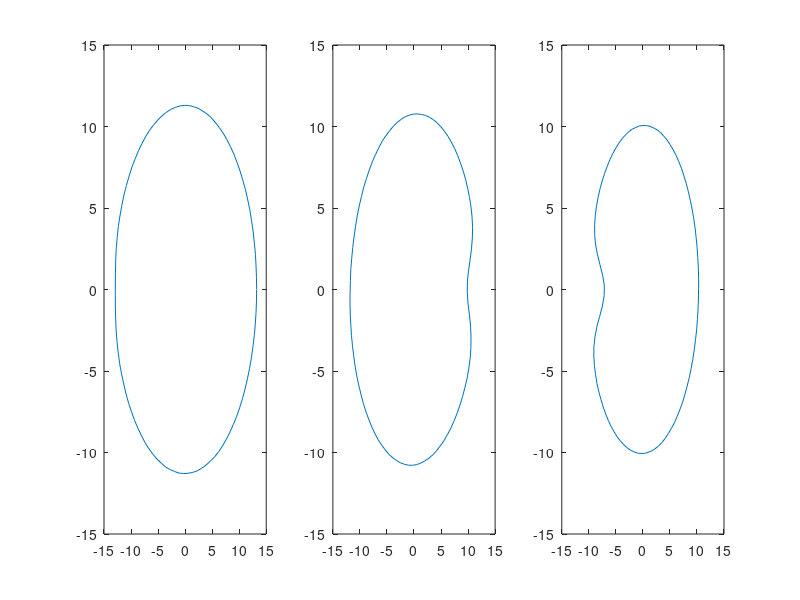

This chart was generated by the following MATLAB code: (Note: this script raises an error after producing the figure.)
% Generate realish looking stalk with synthetic data
%
% Features include 3 segments, upper segments taper, bowed segments,
% full interior, and rotated middle section.
%
% JH 8/8/2018
%
% =================== FROM DR COOK's "synthetic_stalk_sections.m" =====
% parameterized corn stalk cross-section
% Enumerating parameters:
%   - major diameter
%   - minor diameter
%   - notch depth
%   - notch width
%   - amplitude of x-asymmetry
%   - location of x-asymmetry
%   - amplitude of y-asymmetry
%   - location of y-asymmetry
%   - probably should add breadth of x and y asymmetry features.

clear
clc

theta = linspace(0,2*pi,100);
nloc = pi;
m = 1; % multiplier

% Data = [1;
%     24;
%     22.53;
%     23.3;
%     21;
%     0;
%     0;
%     41.08];

for i = 1:3
    
    %     % Basic Geometry
    %     min_diam = unifrnd(15,20);
    %     maj_diam = unifrnd(20,25);
    %    % Notch Geometry
    %     ndepth = unifrnd(0.1,0.25);
    %     nwidth = 1;
    
%     if i == 1     % Segments 1-3 (Bottom)
%         min_diam = 22.53;
%         maj_diam = 24;
%         ndepth = 0;
%         nwidth = 1;
%     elseif i == 2
%         min_diam = 24.84;
%         maj_diam = 26;
%         ndepth = .026;
%         nwidth = 1;
%     else
%         min_diam = 27.11;
%         maj_diam = 29.51;
%         ndepth = .025;
%         nwidth = 1;
%     end
%     

% DEFINE DESIRED GEOMETRY FOR EACH INTERNODE
        if i == 1
            min_diam = 22.6;
            maj_diam = 26.84;
            ndepth = 0.023;
            nwidth = 1;
        elseif i == 2
            min_diam = 21.3;
            maj_diam = 23.75;
            ndepth = .168;
            nwidth = 1;
        else
            min_diam = 19.64;
            maj_diam = 21.15;
            ndepth = .303;
            nwidth = 1;
        end
    
    
    
    min_diam = min_diam*m/2;
    maj_diam = maj_diam*m/2;
    ndepth = ndepth*m;
    
    
    % x-Asymmetry
    aAmp = unifrnd(-0.05,0.05);
    aSym = unifrnd(-pi,pi);
    
    % Random Noise
    noisex = unifrnd(-0.001,0.001,1,100);
    noisey = unifrnd(-0.001,0.001,1,100);
    
    notch = ndepth./cosh(4*(theta/nwidth-nloc)).^2;
    asymmetry = aAmp*sin(theta - aSym);
    
    x = maj_diam*(cos(theta) + noisex + notch + asymmetry);
    
    %if mod(i,2) == 0, x = x*-1; end
    
    % y-Asymmetry
    aAmp = unifrnd(-0.05,0.05);
    aSym = unifrnd(-pi,pi);
    asymmetry = aAmp*sin(theta - aSym);
    
    y = min_diam*(sin(theta) + noisey + asymmetry);
    rindx = unifrnd(0.92,0.94);
    rindy = unifrnd(0.92,0.94);
    
    X(i,:) = x;
    Y(i,:) = y;
end

%========================================================================
alpha = -(2*pi)*.5;         % must be a negative number for the shift function
% to work properly
% rotation matrix reassignment
new = ([X(2,:)' Y(2,:)']) *([cos(alpha) -sin(alpha); sin(alpha) cos(alpha)]);
Y(2,:) = new(:,2)';
X(2,:) = new(:,1)';


% Shift function
% Reassigns index values to compensate for the rotation
shift = round((-100*alpha)/(2*pi));

X2prime = zeros(1,(length(X) + shift));
X2prime((shift+1):end) = X(2,:);
X2prime(1:shift+1) = X2prime((length(X):end));
X2prime = X2prime(1:length(X));
X(2,:) = X2prime;

Y2prime = zeros(1,(length(Y) + shift));
Y2prime((shift+1):end) = Y(2,:);
Y2prime(1:shift+1) = Y2prime((length(Y):end));
Y2prime = Y2prime(1:length(Y));
Y(2,:) = Y2prime;

r = 15;
% Plot cross sections of stalks
hold on
set(gcf, 'Position', [300, 300, 1000, 350])

subplot(1,3,1)
plot(X(1,:),Y(1,:))
xlim([-r r])
ylim([-r r])

subplot(1,3,2)
plot(X(2,:),Y(2,:))
xlim([-r r])
ylim([-r r])

subplot(1,3,3)
plot(X(3,:),Y(3,:))
xlim([-r r])
ylim([-r r])

Xs(1,:) = X(1,:);
Ys(1,:) = Y(1,:);
Xs(1,100) = Xs(1,1);    % Solve the small gap problem
Ys(1,100) = Ys(1,1);

Xs(2,:) = X(2,:);
Ys(2,:) = Y(2,:);
Xs(2,100) = Xs(2,1);
Ys(2,100) = Ys(2,1);

Xs(3,:) = X(3,:);
Ys(3,:) = Y(3,:);
Xs(3,100) = Xs(3,1);
Ys(3,100) = Ys(3,1);

%use for loop to create multiple versions with different internode lengths
% for q=1:2

% Populate matrices (this method relies on the fact that the X and Y coords
% are centered at the origin)
L = 83*m; % internode length
a = L/40; % multiplier

Z = zeros(120,100);

for i = 1:120       % Generate Z vector
    Z(i,:) = i*a; %3*q instead of 4 if you are varying the lengths
end

% First segment
for i = 1:40
    X(i,:) = (.00000125*(i-20)^4 +.95)*Xs(1,:);
    Y(i,:) = (.00000125*(i-20)^4 +.95)*Ys(1,:);
end

% Second Segment

for i = 41:80
    X(i,:) = (.00000125*(i-60)^4 +.9)*Xs(2,:);
    Y(i,:) = (.00000125*(i-60)^4 +.9)*Ys(2,:);
end


% Third Segment

for i = 81:120
    X(i,:) = (.00000125*(i-100)^4 +.85)*Xs(3,:);
    Y(i,:) = (.00000125*(i-100)^4 +.85)*Ys(3,:);
end

% % This block is necessary because of the nature of the STL writer.
% % In the stitching process, it will make triangle connections from one
% % index to the other.  The first 60 indices are responsible for the
% % exterior where the generator works upwards.  The next 60 indices must
% % work from 'top to bottom'
% flipper = flip(Z);
% Z(61:120,:) = flipper;
% 
% X(61:120,:) = zeros;
% flipper = flip(X(1:60,:));
% X(61:120,:) = .8*flipper;
% 
% Y(61:120,:) = zeros;
% flipper = flip(Y(1:60,:));
% Y(61:120,:) = .8*flipper;
% 
% Z(121,:) = 4;
% X(121,:) = X(1,:);
% Y(121,:) = Y(1,:);

% also note the necessity of duplicate points to finish the stitching

surf2stl_V1('stalk.stl',X,Y,Z)

%     %writes the STL
%     if q==1
%         surf2stl_V1('qTest1.stl',X,Y,Z)
%     else
%         surf2stl_V1('qTest2.stl',X,Y,Z)
%     end
% end
% to write to different stls and complete the loop for multiple
% internode lengths of the same geometry cross-section
